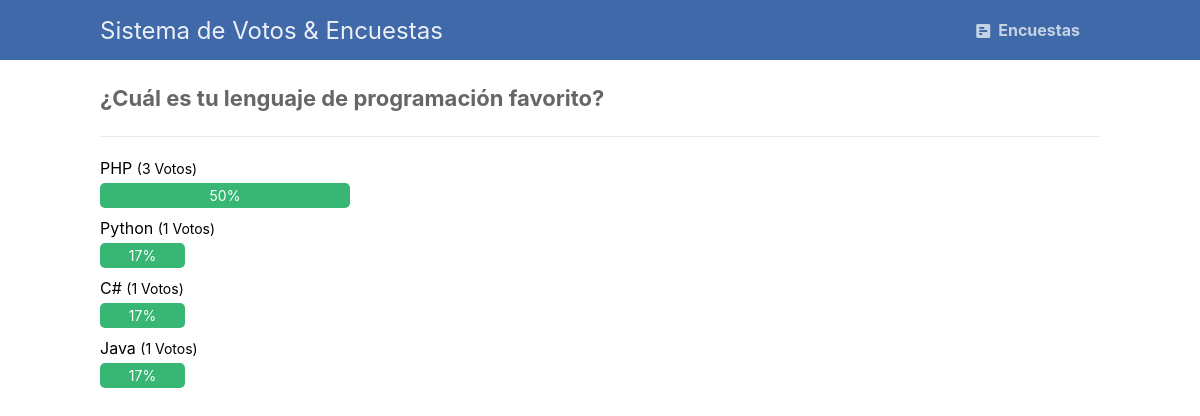
/result.php?id=1, run on the app's committed database.
### tables this page shows
CREATE TABLE `polls` (
  `id` int(11) NOT NULL,
  `title` text NOT NULL,
  `desc` text NOT NULL
);

CREATE TABLE `poll_answers` (
  `id` int(11) NOT NULL,
  `poll_id` int(11) NOT NULL,
  `title` text NOT NULL,
  `votes` int(11) NOT NULL DEFAULT 0
);

### result.php (the view, shortened to what this page needs)
<?php
include 'functions.php';
$pdo = pdo_connect_mysql();
if (isset($_GET['id'])) {
    $stmt = $pdo->prepare('SELECT * FROM polls WHERE id = ?');
    $stmt->execute([$_GET['id']]);
    $poll = $stmt->fetch(PDO::FETCH_ASSOC);
    if ($poll) {
        $stmt = $pdo->prepare('SELECT * FROM poll_answers WHERE poll_id = ? ORDER BY votes DESC');
        $stmt->execute([$_GET['id']]);
        $poll_answers = $stmt->fetchAll(PDO::FETCH_ASSOC);
        $total_votes = 0;
        foreach ($poll_answers as $poll_answer) {
            $total_votes += $poll_answer['votes'];
        }
    } else {
        die ('Poll with that ID does not exist.');
    }
} else {
    die ('No poll ID specified.');
}
?>
<?=template_header('Poll Results')?>
<div class="content poll-result">
	<h2><?=$poll['title']?></h2>
    <div class="wrapper">
        <?php foreach ($poll_answers as $poll_answer): ?>
        <div class="poll-question">
            <p><?=$poll_answer['title']?> <span>(<?=$poll_answer['votes']?> Votos)</span></p>
            <div class="result-bar" style= "width:<?=@round(($poll_answer['votes']/$total_votes)*100)?>%">
                <?=@round(($poll_answer['votes']/$total_votes)*100)?>%
            </div>
        </div>
        <?php endforeach; ?>
    </div>
</div>
<?=template_footer()?>

### functions.php (shortened to what this page needs)
<?php
function template_header($title) {
    echo <<<EOT
    <!DOCTYPE html>
    <html>
        <head>
            <meta charset="utf-8">
            <title>$title</title>
            <link href="style.css" rel="stylesheet" type="text/css">
            <link rel="stylesheet" href="https://use.fontawesome.com/releases/v5.7.1/css/all.css">
        </head>
        <body>
        <nav class="navtop">
            <div>
                <h1>Sistema de Votos & Encuestas</h1>
                <a href="index.php"><i class="fas fa-poll-h"></i>Encuestas</a>
            </div>
        </nav>
    EOT;
    }
function template_footer() {
    echo <<<EOT
        </body>
    </html>
    EOT;
    }

### style.css (style rules this page uses)
* { box-sizing: border-box; font-family: -apple-system, BlinkMacSystemFont, "segoe ui", roboto, oxygen, ubuntu, cantarell, "fira sans", "droid sans", "helvetica neue", Arial, sans-serif; font-size: 16px; -webkit-font-smoothing: antialiased; -moz-osx-font-smoothing: grayscale; }
body { background-color: #FFFFFF; margin: 0; }
.navtop { background-color: #3f69a8; height: 60px; width: 100%; border: 0; }
.navtop div { display: flex; margin: 0 auto; width: 1000px; height: 100%; }
.navtop div h1, .navtop div a { display: inline-flex; align-items: center; }
.navtop div h1 { flex: 1; font-size: 24px; padding: 0; margin: 0; color: #ecf0f6; font-weight: normal; }
.navtop div a { padding: 0 20px; text-decoration: none; color: #c5d2e5; font-weight: bold; }
.navtop div a i { padding: 2px 8px 0 0; }
.content { width: 1000px; margin: 0 auto; }
.content h2 { margin: 0; padding: 25px 0; font-size: 22px; border-bottom: 1px solid #ebebeb; color: #666666; }
.poll-result .wrapper { display: flex; flex-flow: column; }
.poll-result .wrapper .poll-question { width: 50%; padding-bottom: 5px; }
.poll-result .wrapper .poll-question p { margin: 0; padding: 5px 0; }
.poll-result .wrapper .poll-question p span { font-size: 14px; }
.poll-result .wrapper .poll-question .result-bar { display: flex; height: 25px; min-width: 5%; background-color: #38b673; border-radius: 5px; font-size: 14px; color: #FFFFFF; justify-content: center; align-items: center; }

### data on the page
polls: title "¿Cuál es tu lenguaje de programación favorito?"
poll_answers: title "PHP", votes "3", @round(($poll_answer['votes']/$total_votes)*100) "50"
poll_answers: title "Python", votes "1", @round(($poll_answer['votes']/$total_votes)*100) "17"
poll_answers: title "C#", votes "1", @round(($poll_answer['votes']/$total_votes)*100) "17"
poll_answers: title "Java", votes "1", @round(($poll_answer['votes']/$total_votes)*100) "17"
